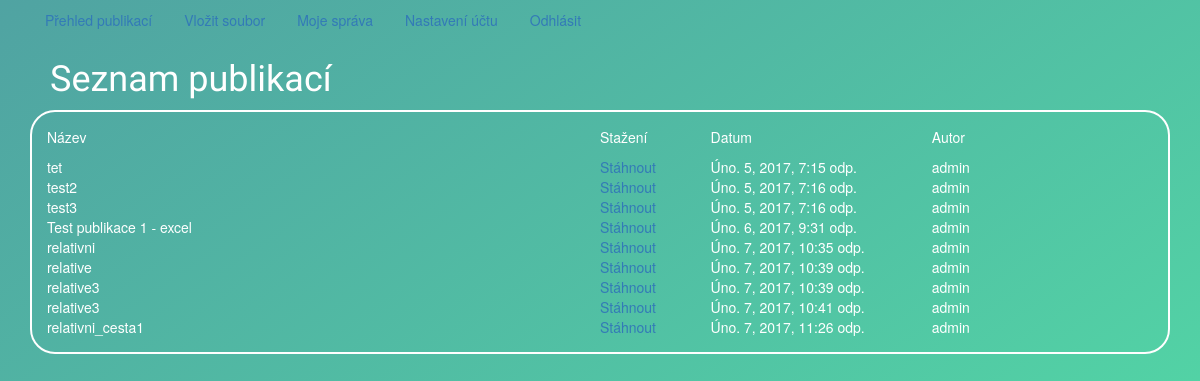
Before: /main/ with the older database file.
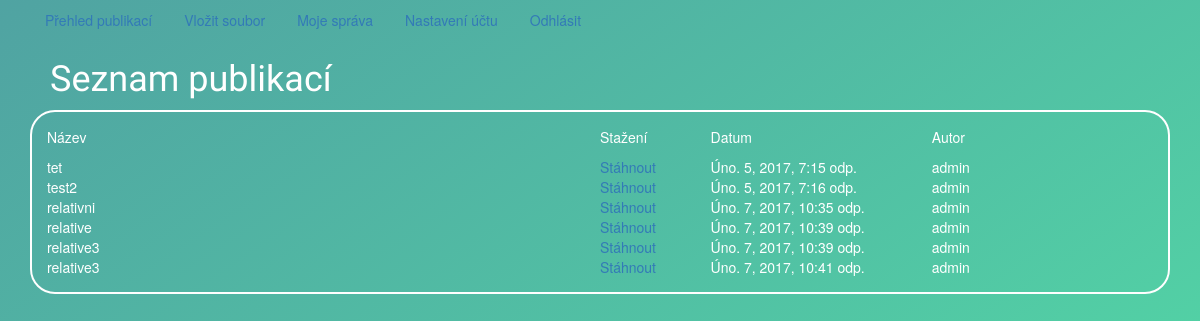
After: the same page with the newer database file.
### main/models.py (models this page shows)
class file_record(models.Model):
    file_name = models.CharField(max_length=255)
    owner = models.ForeignKey(User, on_delete=models.CASCADE)
    date = models.DateTimeField(auto_now_add=True)
    path = models.CharField(max_length=255)

### main/views.py (the view)
def Main(request):
    results = file_record.objects.all()
    return render(request, 'main/file_list.html', {'results': results})

### main/templates/main/file_list.html (shortened to what this page needs)
{% extends "base.html" %}
{% load static %}
{% block head %}Seznam publikací{% endblock %}
{% block content %}
    <div class="file_list_labels">
        <div class="file_list_name">Název</div>
        <div class="file_list_download">Stažení</div>
        <div class="file_list_date">Datum</div>
        <div class="file_list_uploadedBy">Autor</div>
    </div>
        {% for item in results %}
            <div class="file_list_name">    {{ item.file_name }} </div>
            <div class="file_list_download"><a href='{{ item.path }}' download="{{ item.file_name }}" >Stáhnout</a></div>
            <div class="file_list_date">{{ item.date }}</div>
            <div class="file_list_uploadedBy">{{ item.owner }}</div>
            <br>
        {% endfor %}
{% endblock %}

Changed rows visible on the page:
removed file_record: file_name "test3", date "Úno. 5, 2017, 7:16 odp.", owner "admin"
removed file_record: file_name "Test publikace 1 - excel", date "Úno. 6, 2017, 9:31 odp.", owner "admin"
removed file_record: file_name "relativni_cesta1", date "Úno. 7, 2017, 11:26 odp.", owner "admin"
